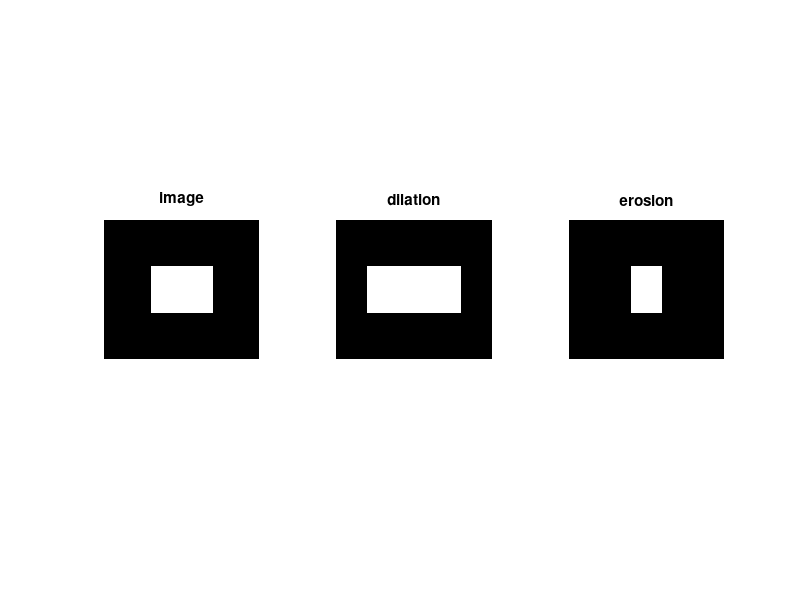

Here is the MATLAB script that generated this plot:


%Dilation
BW1 = zeros(9, 10);  %black image
BW1(4:6,4:7) = 1; %1=>white image  (4 rows:6 column, 4rowa: 7column)
SE = strel('rectangle', [1,3]); %(shape, size(H))
BW2 = imdilate(BW1, SE);

%Erosion

BW3 = imerode(BW1,SE);
subplot(1,3,1); imshow(BW1); hold on; title('image');
subplot(1,3,2); imshow(BW2); hold on; title('dilation');
subplot(1,3,3); imshow(BW3); title('erosion');
